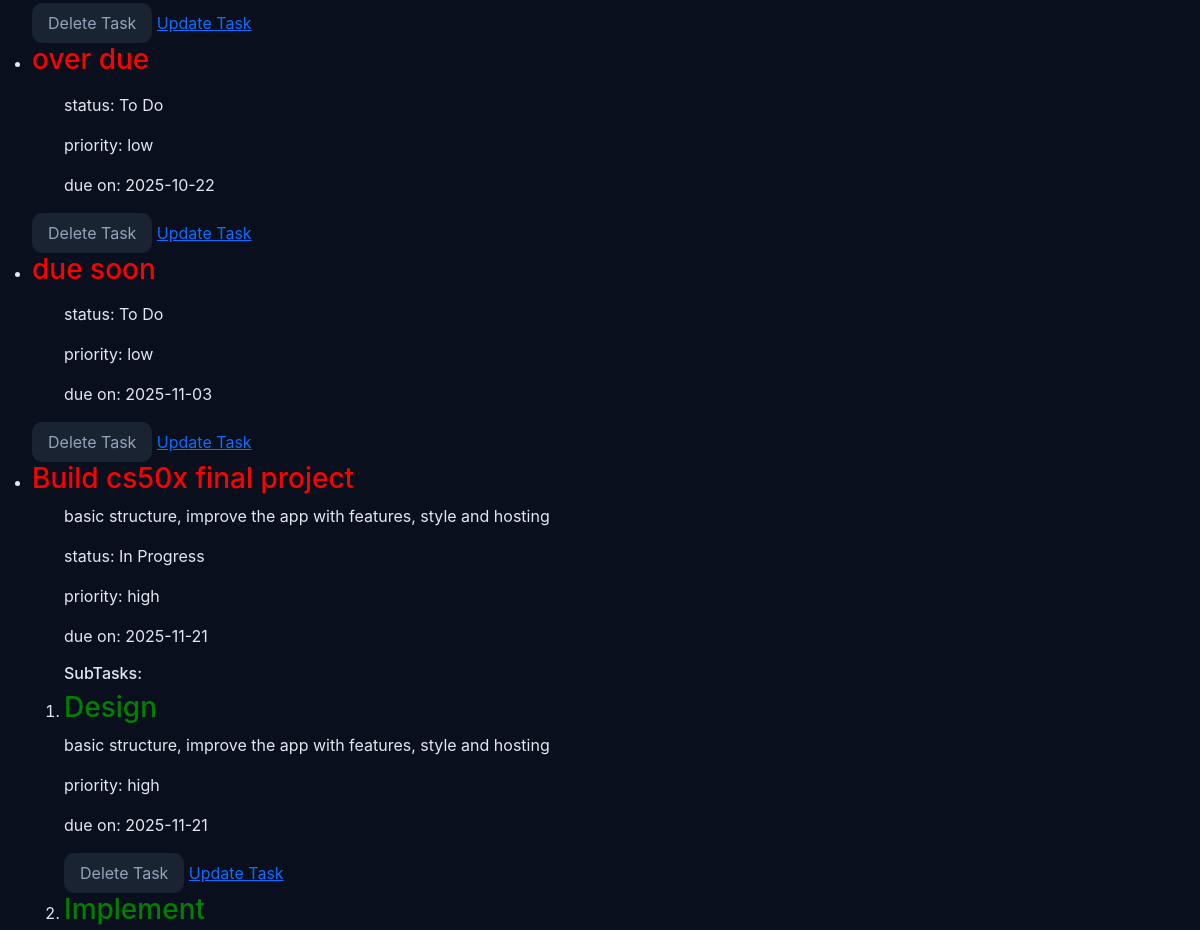
/tasks (signed in, middle part), run on an earlier commit of the app's database.
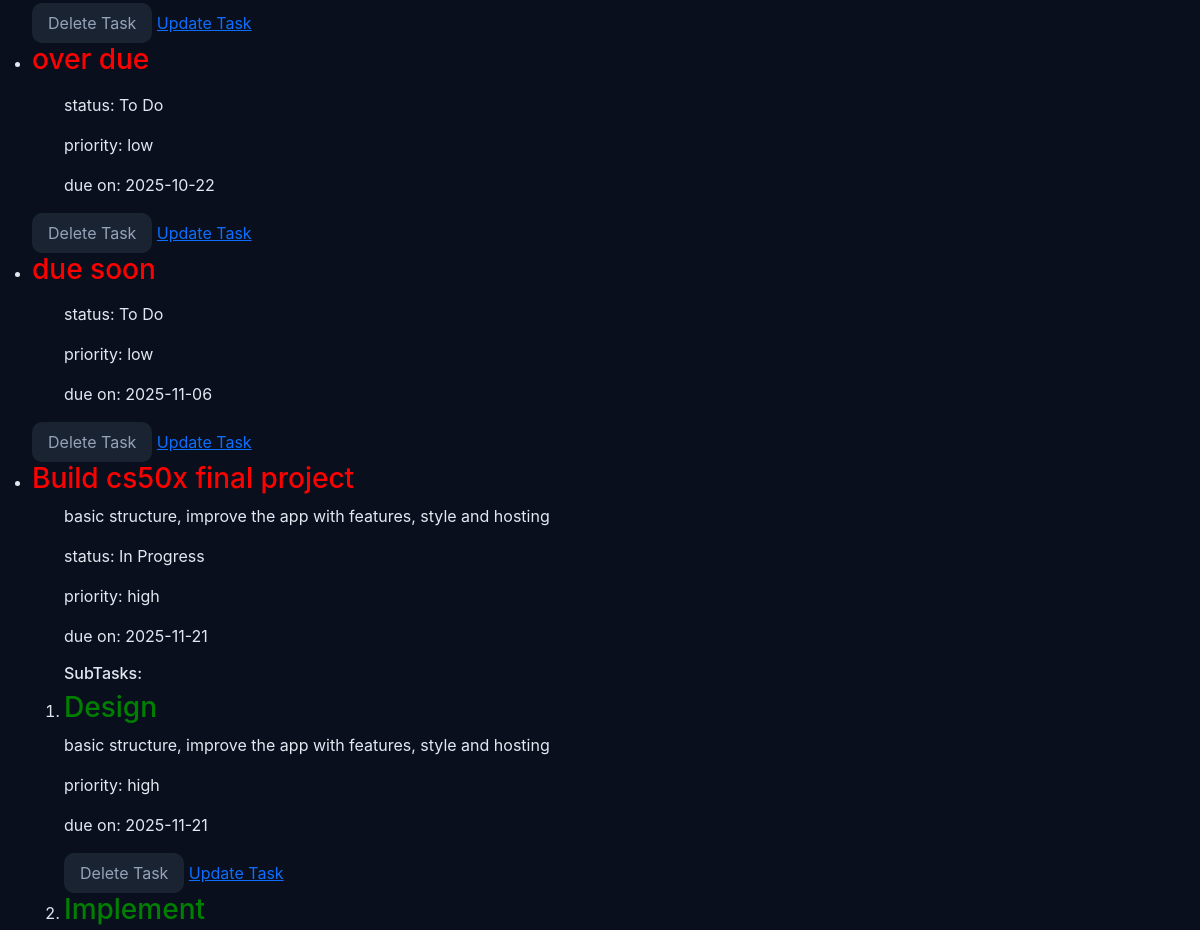
And on a later commit of the database.
### tables this page shows
CREATE TABLE tasks(
                id INTEGER PRIMARY KEY AUTOINCREMENT NOT NULL,
                title TEXT NOT NULL,
                user_id INTEGER NOT NULL,
                description TEXT,
                status TEXT NOT NULL DEFAULT 'To Do',
                created_at TIMESTAMP DEFAULT CURRENT_TIMESTAMP, 
                priority TEXT NOT NULL, 
                due_date DATE, parent_id INTEGER DEFAULT NULL,  
                FOREIGN KEY (user_id) REFERENCES "users_old"(id) ON DELETE CASCADE
                );

### app.py (the view)
@app.route("/tasks")
@login_required
def tasks():
    tasks =  get_tasks_by_user(session["user_id"])
    subtasks = get_subtasks(session["user_id"])
    return render_template("tasks.html", tasks=tasks,  subtasks=subtasks)

### db.py (called while the page is built)
def get_db():
    if "db" not in g:
        g.db = sqlite3.connect(
            DATABASE,
            detect_types=sqlite3.PARSE_DECLTYPES,
            check_same_thread=False
        )
        g.db.row_factory = sqlite3.Row
    return g.db

def get_tasks_by_user(user_id):
    db = get_db()
    return db.execute(
        f"""SELECT * FROM tasks WHERE user_id = ? {oredr_state}
        """,(user_id,)).fetchall()

def get_subtasks(user_id):
    db = get_db()
    return db.execute(
        "SELECT * FROM tasks WHERE user_id = ? AND parent_id IS NOT NULL ORDER BY parent_id",
        (user_id,)).fetchall()

### helpers.py (called while the page is built)
def login_required(f):
    @wraps(f)
    def decorated_function(*args, **kwargs):
        if session.get("user_id") is None:
            return redirect(url_for('login', next=request.url))
        return f(*args, **kwargs)
    return decorated_function

### templates/tasks.html (shortened to what this page needs)
{% extends "layout.html" %}
{% block body %}
    <main>
        <section id="tasks">
            <ul>
                {% for task in tasks %}
                    {% if task.parent_id is none %}
                        <li>
                            <h3 style="color: red;">{{ task.title }}</h3>
                            <ul>
                                <p>{{ task.description }}</p>
                                <p>status: {{ task.status }}</p>
                                <p>priority: {{ task.priority }}</p>
                                {% if task.due_date is not none %}
                                    <p>due on: {{ task.due_date }}</p>
                                {% endif %}
                            </ul>
                                {% set ns = namespace(printed=false) %}
                                <ol>
                                {% for sub in subtasks %}
                                    {% if sub.parent_id == task.id %}
                                        {% if not ns.printed %}
                                            <h6>SubTasks:</h6>
                                            {% set ns.printed = true %}
                                        {% endif %}
                                    <li>
                                        <h3 style="color: green;">{{ sub.title }}</h3>
                                        <p>{{ task.description }}</p>
                                        <p>priority: {{ task.priority }}</p>
                                        {% if task.due_date is not none %}
                                            <p>due on: {{ task.due_date }}</p>
                                        {% endif %}
                                        <button onclick="deleteTask('{{ task.id }}')" id="delete-task">Delete Task</button>
                                        <a href="{{ url_for('editTask', id=sub.id) }}" id="update-task">Update Task</a>
                                    </li>
                                    {% endif %}
                            {% endfor %}
                            </ol>
                            <button onclick="deleteTask('{{ task.id }}')" id="delete-task">Delete Task</button>
                            <a href="{{ url_for('editTask', id=task.id) }}" id="update-task">Update Task</a>
                        </li>
                    {% endif %}
                {% endfor %}
            </ul>
        </section>
    </main>
{% endblock %}

### templates/layout.html (shortened to what this page needs)
<!DOCTYPE html>
<html lang="en">
    <head>
        <link href="https://getbootstrap.com/docs/5.3/assets/css/docs.css" rel="stylesheet">
        <link href="https://cdn.jsdelivr.net/npm/bootstrap@5.3.8/dist/css/bootstrap.min.css" rel="stylesheet">
        <link rel="stylesheet" href="{{ url_for('static', filename='css/theme.css') }}">
        <link rel="stylesheet" href="{{ url_for('static', filename='css/style.css') }}">
    </head>
    <body>
        <div id="body-content">
            {% block body %}{% endblock %}
        </div>
    </body>
</html>

### static/css/theme.css (style rules this page uses)
:root { --primaray-color: #00b4d8; --secondary-color: #0f172a; --accent-color: #0ea5e9; --success-color: #22c55e; --warning-color: #facc15; --danger-color: #ef4444; --general-color: #64748b; --back-main: #0a0f1e; --back-card: #273242; --back-nav: #0a1126; --back-button: #1A2332; --back-control: #132743; --backCol-todo: linear-gradient(135deg, #083b4f, #0f5670); --backCol-progress: linear-gradient(135deg, #6f5610, #9a6a12); --backCol-done: linear-gradient(135deg, #0d4b33, #177044); --border-todo: #3b82f6; --border-progress: #f59e0b; --border-done: #10b981; --text-main: #e2e8f0; --text-light: #ffffff; --text-gray: #94a3b8; --border-color: #1e293b; --search-border: rgba(255,255,255,0.09); --shadow-strong: 0 8px 25px rgba(0, 255, 255, 0.12); --shadow-soft: 0 4px 10px rgba(0, 255, 255, 0.06); --shadow-title: 0 8px 25px rgba(0, 255, 255, 0.25); --radius-large: 14px; --radius-medium: 10px; --radius-small: 6px; --trans-fast: 0.2s ease-in-out; --trans-med: 0.4s ease-in-out; --primary-gradient: linear-gradient(145deg, #00b4d8, #0ea5e9); --nav-gradient: linear-gradient(145deg, #0a1126, #0f1b35); --card-gradient: linear-gradient(145deg, #0f172a, #1e293b); --back-update: #1E2F45; --update-border-hover: #2C3F58; --back-delete: #2A1E22; --delete-border-hover: #3A262B; --back-generate: #241E2C; --generate-border-hover: #31263C; --text-under-btn: #D6E0EA; --border-under-btn: #233040; --back-next-task: #0E3440; --next-task-border-hover: #104350; --back-summarize: #3D3112; --summarize-border-hover: #4A3C17; --back-refresh: #123826; --refresh-border-hover: #17482F; --back-selected: #1A2532; --border-selected: #00C3FF; --border-form: #509fa2; --button-form: #368d90; }
* { margin: 0; padding: 0; box-sizing: border-box; }
html, body { font-family: "Inter", "Segoe UI", Roboto, sans-serif; background-color: var(--back-main); color: var(--text-main); margin: 0; height: 100%; display: flex; flex-direction: column; transition: background-color var(--trans-med); }
button { background-color: var(--back-button); color: var(--text-gray); border: 1px soft var(--border-color); border-radius: var(--radius-medium); padding: 0.5rem 1rem; cursor: pointer; transition: background-color var(--trans-fast), transform var(--trans-fast); }

What changed in the data, as far as the page shows it:
changed tasks "due soon": due_date "2025-11-03" → "2025-11-06"
